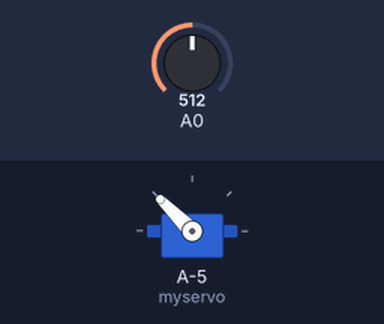
Bench run of a sketch on a simulated ATtiny85, built with avr-gcc and run on an emulated ATtiny85. Shown: servo. Inputs (shaded band) come from the test bench; at power-on: A0 = 512.

Above: at 1.2 s.
1.3 s: A0 set to 592
2.8 s: A0 set to 618
At 3.6 s:
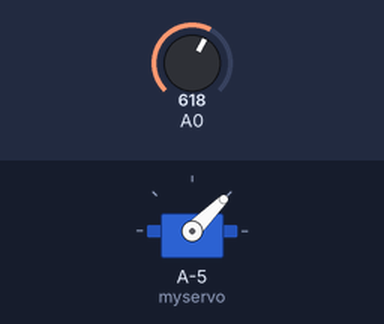
4.3 s: A0 set to 90
At 4.8 s:
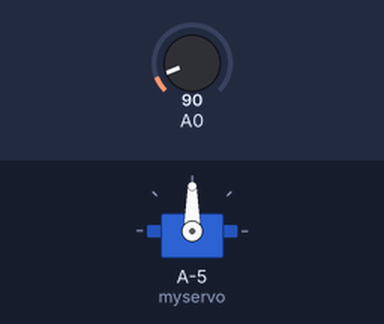
5.8 s: A0 set to 111
At 7.0 s:
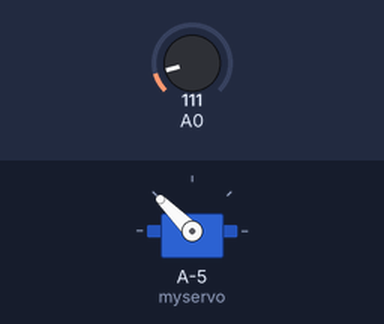
7.3 s: A0 set to 0
At 8.5 s:
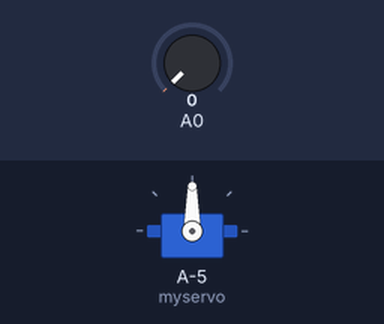
Timing chart, 0 to 9.8 s (numbered marks = the images above; inputs shaded):
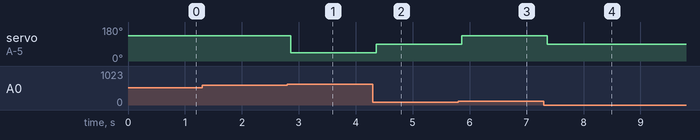

The sketch:

gatte_31.ino
```cpp
#include <SoftwareServo.h>

SoftwareServo myservo;  // create servo object to control a servo

int aperto = 0;   //variabile per switch case per aprire o chiudere i cassetti
int sn = 0;    //porte sono già aperte o chiuse? 0 = chiuse / 1 = perla / 2 = tigre
int motore = 90;  //giro del servo che all'inizio viene impostato a neutro
const int limite = 600;
int fsrPin = 0;     // the FSR and 10K pulldown are connected to a0
int peso;     // the analog reading from the FSR resistor divider
int pos = 0;
int posizione = 0;

void setup()
{
  myservo.attach(9);  // attaches the servo on pin 9 to the servo object
}

void loop()
{
 peso = analogRead(fsrPin);

//scelta della gatta in base al peso
  if (peso <= 100) {
    aperto = 0;    //nessuna gatta sulla bilancia
  } else if (peso <= limite) {
    aperto = 1;    //perla sulla bilancia
  } else {
    aperto = 2;    //tigre sulla bilancia
  }

//in base alla gatta apro o chiudo o non faccio nulla se già aperto
  switch (aperto) {
  case 0:    //nessuna gatta sulla bilancia
    myservo.write(90);
    //delay(15);
    SoftwareServo::refresh();
    break;

  case 1:    //parte perla
    myservo.write(135);
    //delay(15);
    SoftwareServo::refresh();
    break;

  case 2:    //parte tigre
    myservo.write(45);
    //delay(15);
    SoftwareServo::refresh();
    break;
  }

  delay(150);
}
```

Measured:
- the behaviour switches between 600 and 601 on A0 (found by bisection; images 0 and 1)
- the behaviour switches between 100 and 101 on A0 (found by bisection; images 2 and 3)
- after the input at 1.3 s, every drawn part: stays the same
- after the input at 2.8 s, servo on A-5 (myservo): 135° → 45° after 0.06 s
- after the input at 4.3 s, servo on A-5 (myservo): 45° → 90° after 0.06 s
- after the input at 5.8 s, servo on A-5 (myservo): 90° → 135° after 0.06 s
- after the input at 7.3 s, servo on A-5 (myservo): 135° → 90° after 0.06 s
